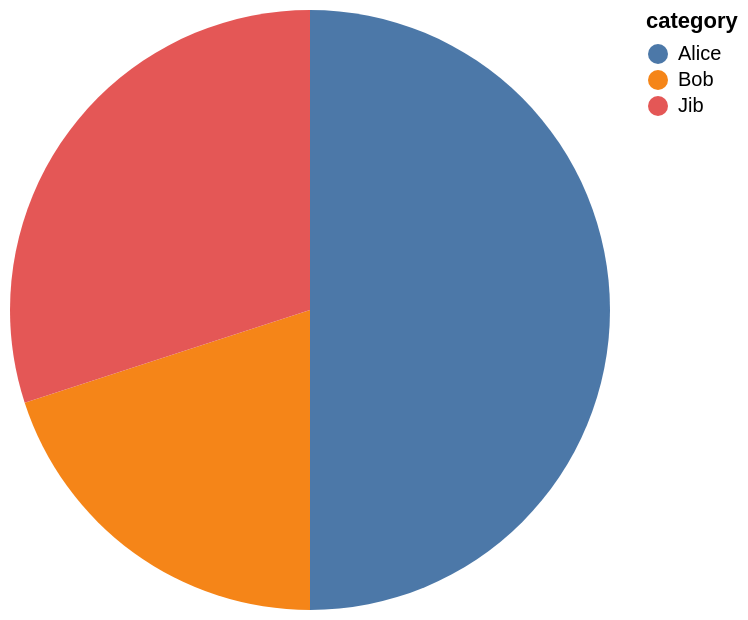

This figure's notebook cell:
### Code cell
import $ivy.`com.lihaoyi::os-lib:0.11.3`
import $ivy.`io.github.quafadas::dedav4s:0.10.5`

import viz.PlotTargets.almond
import viz.NtCirce.{*, given}
import io.github.quafadas.plots.SetupVegaBrowser.*
import io.circe.syntax.*

def add(a: Int, b: Int): Int = a + b

val pwd = os.pwd
val buildFile = pwd / "build.mill.yaml"
val millFile = pwd / "mill"



val x = "string"
Html("# Hello World")
Markdown("boo")

### Figure 1 — Vega specification as saved in the notebook (floating-point values rounded to 4 significant figures)
{"$schema": "https://vega.github.io/schema/vega-lite/v6.json", "data": {"values": [{"category": "Bob", "value": 4}, {"category": "Jib", "value": 6}, {"category": "Alice", "value": 10}]}, "description": "A simple pie chart with embedded data.", "encoding": {"color": {"field": "category", "type": "nominal"}, "theta": {"field": "value", "type": "quantitative"}}, "mark": "arc"}
